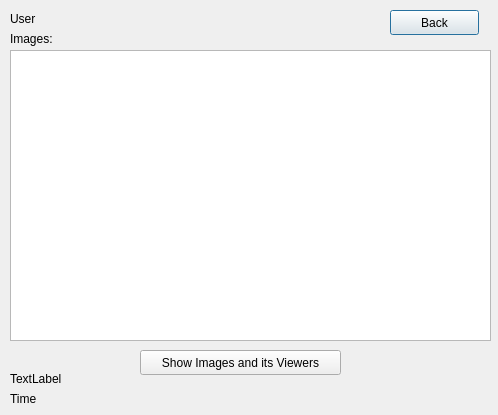
<?xml version="1.0" encoding="UTF-8"?>
<ui version="4.0">
 <class>MyImages</class>
 <widget class="QDialog" name="MyImages">
  <property name="geometry">
   <rect>
    <x>0</x>
    <y>0</y>
    <width>498</width>
    <height>415</height>
   </rect>
  </property>
  <property name="windowTitle">
   <string>Dialog</string>
  </property>
  <widget class="QPushButton" name="push_back">
   <property name="geometry">
    <rect>
     <x>390</x>
     <y>10</y>
     <width>89</width>
     <height>25</height>
    </rect>
   </property>
   <property name="text">
    <string>Back</string>
   </property>
  </widget>
  <widget class="QListWidget" name="listWidget">
   <property name="geometry">
    <rect>
     <x>10</x>
     <y>50</y>
     <width>481</width>
     <height>291</height>
    </rect>
   </property>
  </widget>
  <widget class="QLabel" name="lbl_user">
   <property name="geometry">
    <rect>
     <x>10</x>
     <y>10</y>
     <width>331</width>
     <height>17</height>
    </rect>
   </property>
   <property name="text">
    <string>User</string>
   </property>
  </widget>
  <widget class="QLabel" name="label">
   <property name="geometry">
    <rect>
     <x>10</x>
     <y>30</y>
     <width>481</width>
     <height>17</height>
    </rect>
   </property>
   <property name="text">
    <string>Images:</string>
   </property>
  </widget>
  <widget class="QLabel" name="lbl_result">
   <property name="geometry">
    <rect>
     <x>10</x>
     <y>370</y>
     <width>67</width>
     <height>17</height>
    </rect>
   </property>
   <property name="text">
    <string>TextLabel</string>
   </property>
  </widget>
  <widget class="QLabel" name="lbl_time">
   <property name="geometry">
    <rect>
     <x>10</x>
     <y>390</y>
     <width>481</width>
     <height>17</height>
    </rect>
   </property>
   <property name="text">
    <string>Time</string>
   </property>
  </widget>
  <widget class="QPushButton" name="push_view">
   <property name="geometry">
    <rect>
     <x>140</x>
     <y>350</y>
     <width>201</width>
     <height>25</height>
    </rect>
   </property>
   <property name="text">
    <string>Show Images and its Viewers</string>
   </property>
  </widget>
 </widget>
 <resources/>
 <connections/>
</ui>
